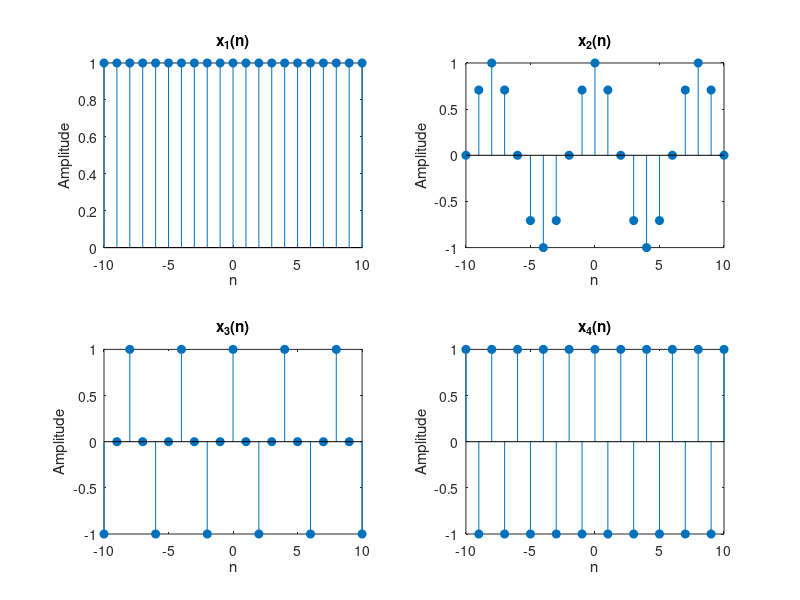

Source code (MATLAB):
clc
clear all
close all
n=-10:10;
w1=0;
w2=pi/4;
w3=pi/2;
w4=pi;
% k=7;
x1=exp(j*w1*n);
x2=exp(j*w2*n);
x3=exp(j*w3*n);
x4=exp(j*w4*n);
subplot(2,2,1),stem(n,x1,'filled'),
xlabel('n'),ylabel('Amplitude'),title('x_1(n)')
subplot(2,2,2),stem(n,x2,'filled'),
xlabel('n'),ylabel('Amplitude'),title('x_2(n)')
subplot(2,2,3),stem(n,x3,'filled'),
xlabel('n'),ylabel('Amplitude'),title('x_3(n)')
subplot(2,2,4),stem(n,x4,'filled'),
xlabel('n'),ylabel('Amplitude'),title('x_4(n)')
